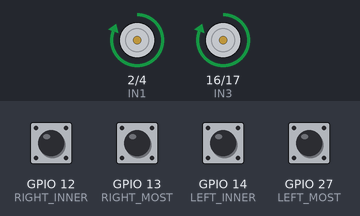
The sketch below on a simulated ESP32. Parts: motor-driver pin pairs drawn as motors (green arrow = first pin HIGH = forward, orange = second pin HIGH = backward, longer = more drive, scaled by the enable pin). Inputs (shaded band) come from the test bench; at power-on: GPIO 12 (RIGHT_INNER), GPIO 13 (RIGHT_MOST), GPIO 14 (LEFT_INNER), GPIO 27 (LEFT_MOST) LOW. What the sketch prints to the serial monitor is not drawn.

Above: at 3.2 s.
3.3 s: GPIO 12 (RIGHT_INNER) pulled HIGH for 0.15 s
At 4.6 s:
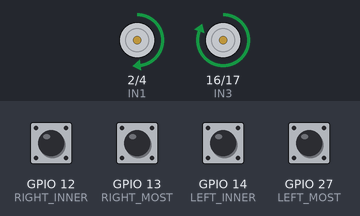
4.9 s: GPIO 13 (RIGHT_MOST) pulled HIGH for 0.15 s
At 5.0 s:
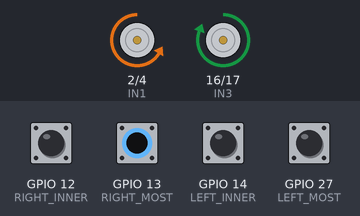
6.5 s: GPIO 14 (LEFT_INNER) pulled HIGH for 0.15 s
At 7.1 s:
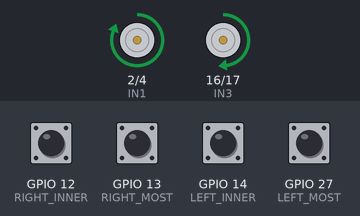
8.1 s: GPIO 27 (LEFT_MOST) pulled HIGH for 0.15 s
At 8.2 s:
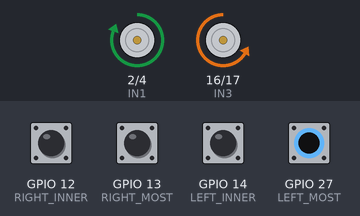
9.7 s: GPIO 12 (RIGHT_INNER) pulled HIGH for 1 s
At 11.9 s:
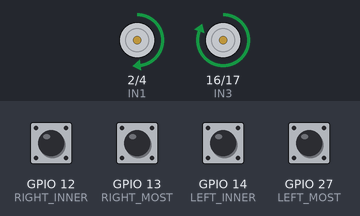
12.2 s: GPIO 14 (LEFT_INNER) pulled HIGH for 1 s
At 13.6 s:
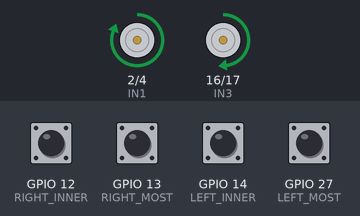
Timing chart, 0 to 15.2 s (numbered marks = the images above; inputs shaded):
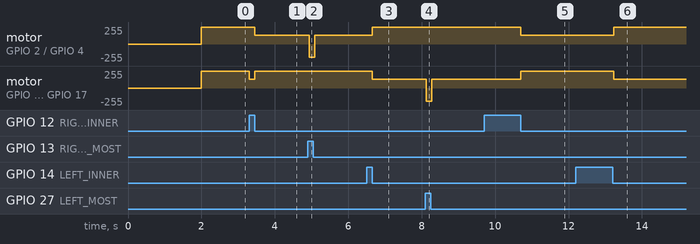

The sketch:

ESP32-SelfDriven-new-from-scrath.ino
```cpp
/* ESP32
 * Xe Tự Lái - Đi Theo Đường Kẻ Đơn Giản
 * Sử dụng driver động cơ L298N và cảm biến đường kẻ số
 */

#include <Arduino.h>

// Định nghĩa chân cho driver động cơ L298N
#define ENA 5    // Điều khiển PWM cho động cơ phải
#define ENB 18   // Điều khiển PWM cho động cơ trái
#define IN1 2    // Hướng động cơ phải 1
#define IN2 4    // Hướng động cơ phải 2
#define IN3 16   // Hướng động cơ trái 1
#define IN4 17   // Hướng động cơ trái 2

// Định nghĩa chân cho cảm biến đường kẻ (cảm biến số)
#define RIGHT_MOST 13   // Cảm biến ngoài cùng bên phải
#define RIGHT_INNER 12  // Cảm biến trong bên phải
#define LEFT_INNER 14   // Cảm biến trong bên trái
#define LEFT_MOST 27    // Cảm biến ngoài cùng bên trái


// Chân LED báo hiệu (T2)
#define LED_PIN T2

// Biến tốc độ động cơ
int baseSpeed = 255;      // Tốc độ cơ bản, phạm vi 0-255
int turnSpeed = 130;      // Tốc độ cho bánh trong khi rẽ nhẹ
int hardTurnSpeed = 200;  // Tốc độ cho bánh trong khi rẽ gắt (lùi)

// Biến trạng thái
bool programStopped = false;
unsigned long lastFlashTime = 0;
bool ledState = false;

// Biến lưu hướng rẽ cuối cùng
int lastDirection = 0; // 0: thẳng, -1: trái, 1: phải

void setup() {
  Serial.begin(115200);
  Serial.println("Khởi động xe tự lái...");

  // Cấu hình chân động cơ
  pinMode(ENA, OUTPUT);
  pinMode(ENB, OUTPUT);
  pinMode(IN1, OUTPUT);
  pinMode(IN2, OUTPUT);
  pinMode(IN3, OUTPUT);
  pinMode(IN4, OUTPUT);

  // Cấu hình chân cảm biến
  pinMode(LEFT_MOST, INPUT);
  pinMode(LEFT_INNER, INPUT);
  pinMode(RIGHT_INNER, INPUT);
  pinMode(RIGHT_MOST, INPUT);

  // Cấu hình chân LED
  pinMode(LED_PIN, OUTPUT);

  // Dừng động cơ ban đầu
  stopMotors();

  delay(2000); // Chờ 2 giây trước khi bắt đầu
  Serial.println("Bắt đầu đi theo đường kẻ!");
}

void loop() {
  if (programStopped) {
    // Nháy LED khi chương trình dừng
    flashLED();
    return;
  }

  // Đọc trạng thái cảm biến (1 = phát hiện đường đen, 0 = không phát hiện)
  bool leftMost = digitalRead(LEFT_MOST) == HIGH;
  bool leftInner = digitalRead(LEFT_INNER) == HIGH;
  bool rightInner = digitalRead(RIGHT_INNER) == HIGH;
  bool rightMost = digitalRead(RIGHT_MOST) == HIGH;

  // In trạng thái cảm biến để debug
  Serial.print("Cảm biến: ");
  Serial.print(leftMost ? "1" : "0");
  Serial.print(leftInner ? "1" : "0");
  Serial.print(rightInner ? "1" : "0");
  Serial.println(rightMost ? "1" : "0");

  // Kiểm tra vạch đích (tất cả cảm biến phát hiện đường đen)
  if (leftMost && leftInner && rightInner && rightMost) {
    Serial.println("Phát hiện vạch đích! Dừng xe...");
    stopMotors();
    programStopped = true;
    return;
  }

  // Logic đi theo đường kẻ
  if (!leftMost && !leftInner && !rightInner && !rightMost) {
    // Không cảm biến nào phát hiện đường -> đi theo hướng cuối cùng
    if (lastDirection == -1) {
      Serial.println("Mất đường - rẽ trái theo hướng cuối");
      moveForward(turnSpeed, baseSpeed);
    } else if (lastDirection == 1) {
      Serial.println("Mất đường - rẽ phải theo hướng cuối");
      moveForward(baseSpeed, turnSpeed);
    } else {
      Serial.println("Đi thẳng");
      moveForward(baseSpeed, baseSpeed);
    }
  }
  else if (leftInner && rightInner && !leftMost && !rightMost) {
    // Chỉ hai cảm biến trong phát hiện đường -> đi thẳng nhanh
    Serial.println("Đi thẳng (giữa đường)");
    moveForward(baseSpeed, baseSpeed);
  }
  else if (leftInner && !rightInner && !leftMost && !rightMost) {
    // Chỉ cảm biến trái trong phát hiện -> re trai nhe va set lastDirection = -1
    Serial.println("Rẽ trai gắt");
    moveForward(baseSpeed, turnSpeed);
    lastDirection = -1;
  }
  else if (!leftInner && rightInner && !leftMost && !rightMost) {
    // Chỉ cảm biến phải trong phát hiện -> rẽ phai nhe va set lastDirection = 1
    Serial.println("Rẽ phai nhe");
    moveForward(turnSpeed, baseSpeed);
    lastDirection = 1;
  }
  else if (leftMost && !leftInner && !rightInner && !rightMost) {
    // Chỉ cảm biến ngoài cùng trái phát hiện -> rẽ trái cực gắt
    Serial.println("Rẽ trái CỰC GẮT");
    hardTurnLeft();
    lastDirection = -1;
  }
  else if (!leftMost && !leftInner && !rightInner && rightMost) {
    // Chỉ cảm biến ngoài cùng phải phát hiện -> rẽ phải cực gắt
    Serial.println("Rẽ phải CỰC GẮT");
    hardTurnRight();
    lastDirection = 1;
  }
  else if (leftMost && leftInner && !rightInner && !rightMost) {
    // Hai cảm biến bên trái phát hiện -> rẽ trái mạnh
    Serial.println("Rẽ trai mạnh");
    hardTurnLeft();
    lastDirection = -1;
  }
  else if (!leftMost && !leftInner && rightInner && rightMost) {
    // Hai cảm biến bên phải phát hiện -> rẽ phải mạnh
    Serial.println("Rẽ phai mạnh");
    hardTurnRight();
    lastDirection = 1;
  }
  else if (leftInner && rightInner) {
    // Cả hai cảm biến trong phát hiện (có thể có thêm ngoài) -> đi thẳng
    Serial.println("Đi thẳng (có cảm biến ngoài)");
    moveForward(baseSpeed, baseSpeed);
  }
  else {
    // Trường hợp khác -> dừng lại một chút rồi tìm đường
    Serial.println("Trường hợp khác - dừng và tìm đường");
    stopMotors();
    delay(100);
    moveForward(baseSpeed, baseSpeed);
  }

  delay(50); // Độ trễ nhỏ để ổn định
}

// Hàm di chuyển tiến
void moveForward(int leftSpeed, int rightSpeed) {
  // Động cơ trái tiến
  digitalWrite(IN3, HIGH);
  digitalWrite(IN4, LOW);
  analogWrite(ENB, leftSpeed);

  // Động cơ phải tiến
  digitalWrite(IN1, HIGH);
  digitalWrite(IN2, LOW);
  analogWrite(ENA, rightSpeed);
}

// Hàm rẽ trái gắt (động cơ trái lùi, phải tiến)
void hardTurnLeft() {
  // Động cơ trái lùi
  digitalWrite(IN3, LOW);
  digitalWrite(IN4, HIGH);
  analogWrite(ENB, hardTurnSpeed);

  // Động cơ phải tiến
  digitalWrite(IN1, HIGH);
  digitalWrite(IN2, LOW);
  analogWrite(ENA, baseSpeed);
}

// Hàm rẽ phải gắt (động cơ phải lùi, trái tiến)
void hardTurnRight() {
  // Động cơ trái tiến
  digitalWrite(IN3, HIGH);
  digitalWrite(IN4, LOW);
  analogWrite(ENB, baseSpeed);

  // Động cơ phải lùi
  digitalWrite(IN1, LOW);
  digitalWrite(IN2, HIGH);
  analogWrite(ENA, hardTurnSpeed);
}

// Hàm dừng động cơ
void stopMotors() {
  digitalWrite(IN1, LOW);
  digitalWrite(IN2, LOW);
  digitalWrite(IN3, LOW);
  digitalWrite(IN4, LOW);
  analogWrite(ENA, 0);
  analogWrite(ENB, 0);
}

// Hàm nháy LED báo hiệu
void flashLED() {
  unsigned long currentTime = millis();
  if (currentTime - lastFlashTime >= 500) { // Nháy mỗi 500ms
    ledState = !ledState;
    digitalWrite(LED_PIN, ledState ? HIGH : LOW);
    lastFlashTime = currentTime;
    Serial.println(ledState ? "LED BẬT" : "LED TẮT");
  }
}
```

Measured:
- after the input at 3.3 s, motor on GPIO 2 (IN1) / GPIO 4 (IN2): forward 255/255 → forward 130/255 after 0.16 s; motor on GPIO 16 (IN3) / GPIO 17 (IN4): forward 255/255 → forward 130/255 at once, → forward 255/255 0.15 s later
- after the input at 4.9 s, motor on GPIO 2 (IN1) / GPIO 4 (IN2): forward 130/255 → backward 200/255 at once, → forward 130/255 0.15 s later
- after the input at 6.5 s, motor on GPIO 2 (IN1) / GPIO 4 (IN2): forward 130/255 → forward 255/255 after 0.16 s; motor on GPIO 16 (IN3) / GPIO 17 (IN4): forward 255/255 → forward 130/255 after 0.16 s
- after the input at 8.1 s, motor on GPIO 16 (IN3) / GPIO 17 (IN4): forward 130/255 → backward 200/255 at once, → forward 130/255 0.15 s later
- after the input at 9.7 s, motor on GPIO 2 (IN1) / GPIO 4 (IN2): forward 255/255 → forward 130/255 after 1.0 s; motor on GPIO 16 (IN3) / GPIO 17 (IN4): forward 130/255 → forward 255/255 after 1.0 s
- after the input at 12.2 s, motor on GPIO 2 (IN1) / GPIO 4 (IN2): forward 130/255 → forward 255/255 after 1.0 s; motor on GPIO 16 (IN3) / GPIO 17 (IN4): forward 255/255 → forward 130/255 after 1.0 s
